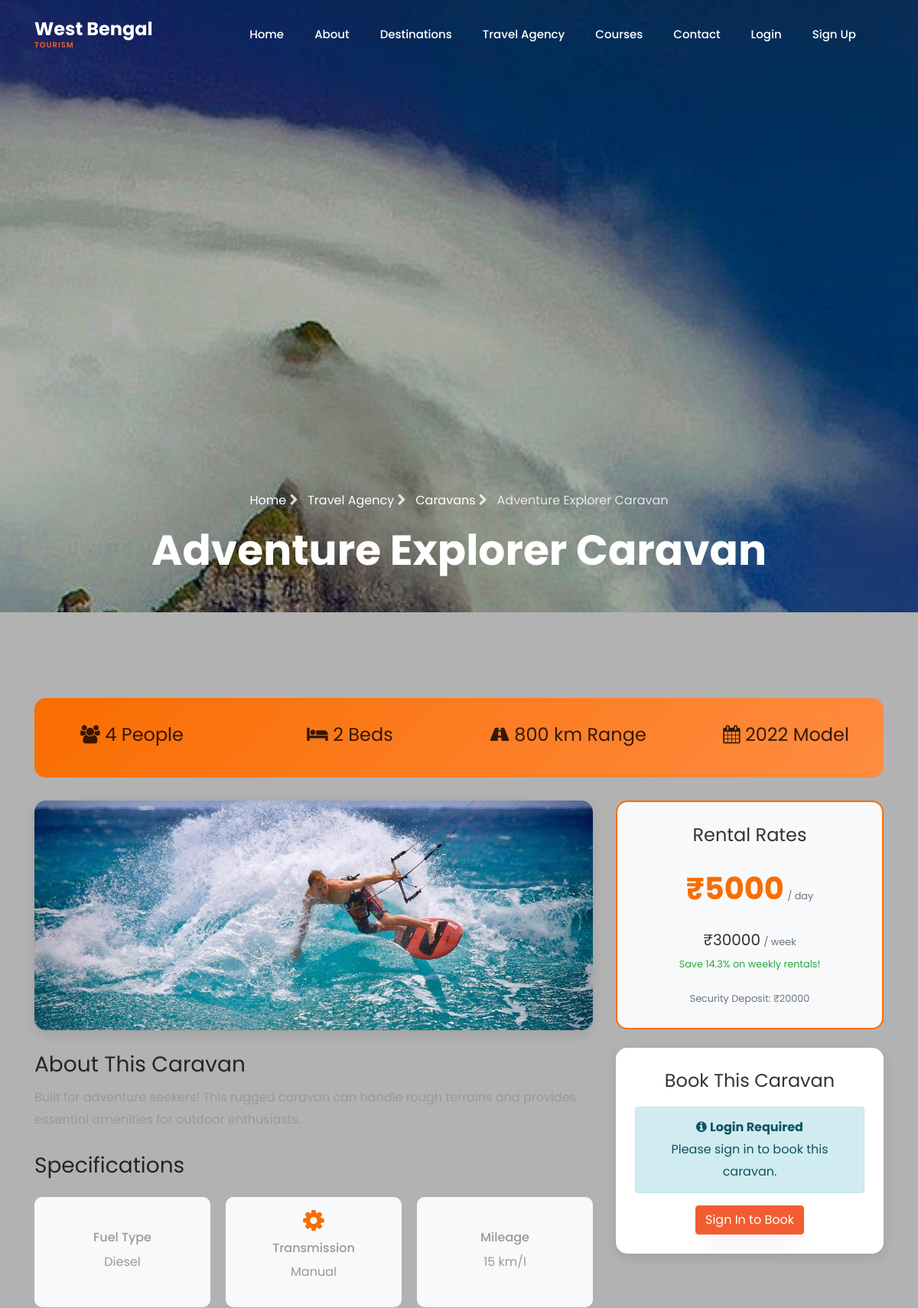
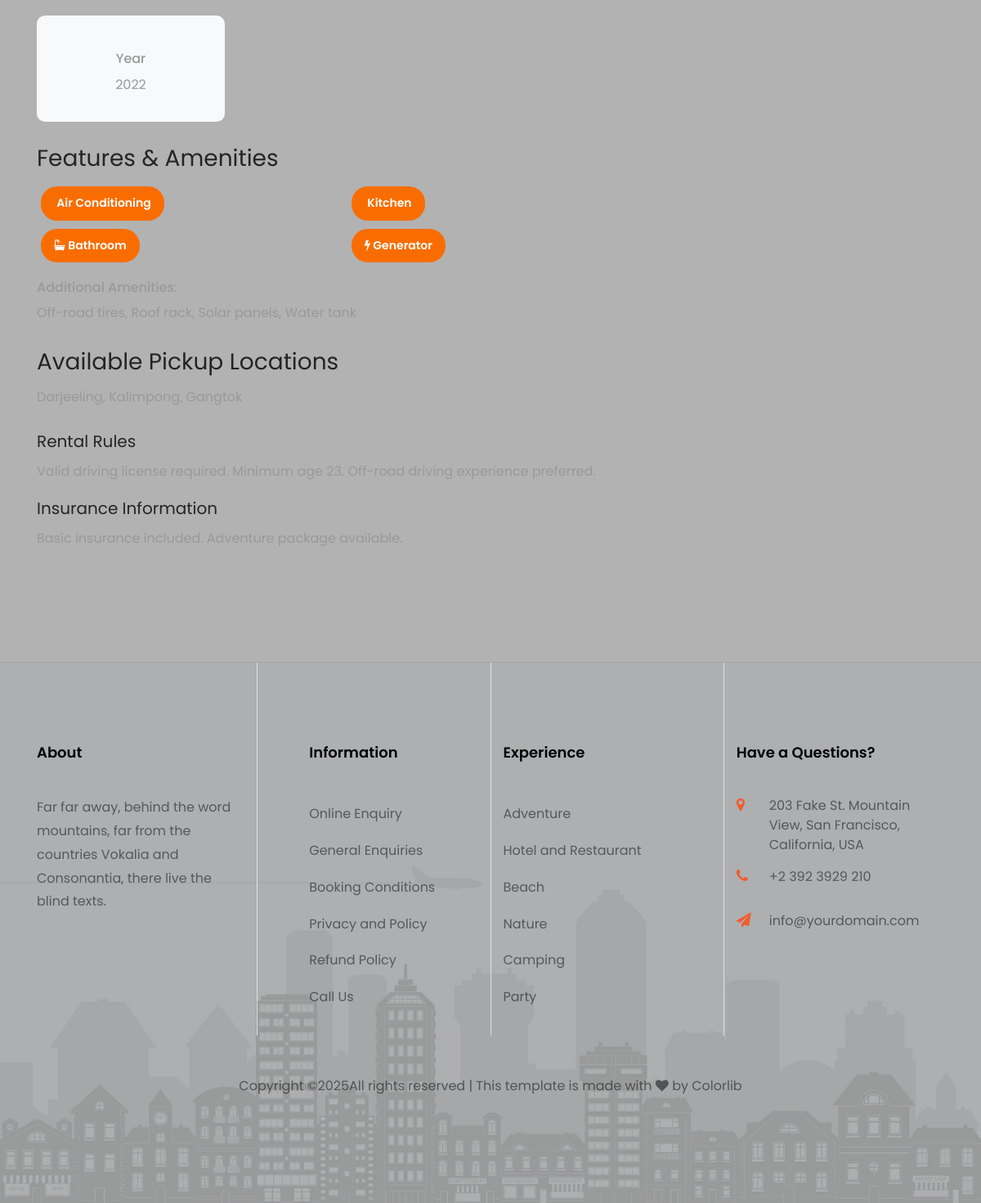
Screenshot of /caravans/adventure-explorer-caravan/ with the database file from the repository (2 pictures, top to bottom).
### core/models.py (models this page shows, shortened)
class Caravan(models.Model):
    CARAVAN_TYPES = [
        ('luxury', 'Luxury Caravan'),
        ('adventure', 'Adventure Caravan'),
        ('family', 'Family Caravan'),
        ('eco', 'Eco-friendly Caravan'),
        ('compact', 'Compact Caravan'),
        ('premium', 'Premium Caravan'),
    ]
    FUEL_TYPES = [
        ('diesel', 'Diesel'),
        ('petrol', 'Petrol'),
        ('electric', 'Electric'),
        ('hybrid', 'Hybrid'),
    ]
    TRANSMISSION_TYPES = [
        ('manual', 'Manual'),
        ('automatic', 'Automatic'),
    ]
    name = models.CharField(max_length=200)
    slug = models.SlugField(unique=True, blank=True)
    caravan_type = models.CharField(max_length=20, choices=CARAVAN_TYPES, default='family')
    description = models.TextField()
    short_description = models.CharField(max_length=300, blank=True)
    capacity = models.PositiveIntegerField(help_text="Number of people it can accommodate")
    beds = models.PositiveIntegerField(default=2, help_text="Number of beds")
    has_ac = models.BooleanField(default=True, verbose_name="Air Conditioning")
    has_kitchen = models.BooleanField(default=True, verbose_name="Kitchen")
    has_bathroom = models.BooleanField(default=True, verbose_name="Bathroom")
    has_generator = models.BooleanField(default=True, verbose_name="Generator")
    fuel_type = models.CharField(max_length=20, choices=FUEL_TYPES, default='diesel')
    transmission = models.CharField(max_length=20, choices=TRANSMISSION_TYPES, default='manual')
    mileage = models.PositiveIntegerField(help_text="Average mileage per liter")
    year = models.PositiveIntegerField(help_text="Manufacturing year")
    daily_rate = models.DecimalField(max_digits=10, decimal_places=2, help_text="Daily rental rate")
    weekly_rate = models.DecimalField(max_digits=10, decimal_places=2, help_text="Weekly rental rate (discounted)")
    security_deposit = models.DecimalField(max_digits=10, decimal_places=2, help_text="Security deposit required")
    featured_image = models.ImageField(upload_to='caravans/', blank=True, null=True)
    interior_image = models.ImageField(upload_to='caravans/interior/', blank=True, null=True)
    exterior_image = models.ImageField(upload_to='caravans/exterior/', blank=True, null=True)
    is_available = models.BooleanField(default=True)
    pickup_locations = models.TextField(help_text="Available pickup locations")
    max_distance = models.PositiveIntegerField(help_text="Maximum travel distance allowed (km)")
    amenities = models.TextField(blank=True, help_text="Additional amenities and features")
    rules = models.TextField(blank=True, help_text="Rental rules and restrictions")
    insurance_info = models.TextField(blank=True, help_text="Insurance coverage details")
    is_featured = models.BooleanField(default=False)
    is_active = models.BooleanField(default=True)
    created_at = models.DateTimeField(auto_now_add=True)
    updated_at = models.DateTimeField(auto_now=True)
    class Meta:
        ordering = ['name']
    @property
    def weekly_discount(self):
        if self.daily_rate > 0:
            weekly_daily_total = self.daily_rate * 7
            discount = ((weekly_daily_total - self.weekly_rate) / weekly_daily_total) * 100
            return round(discount, 1)
        return 0

### core/views.py (the view, shortened to what this page needs)
# urls.py: path('caravans/<slug:slug>/', views.caravan_detail, name='caravan_detail'),
def caravan_detail(request, slug):
    from .models import Caravan
    from .forms import CaravanBookingForm
    caravan = get_object_or_404(Caravan, slug=slug, is_active=True)
    related_caravans = Caravan.objects.filter(
        is_active=True,
        is_available=True,
        caravan_type=caravan.caravan_type
    ).exclude(id=caravan.id)[:3]
    form = CaravanBookingForm(request.POST or None)
    form_success = False
    context = {
        'page_title': f'{caravan.name} - Caravan Details',
        'caravan': caravan,
        'related_caravans': related_caravans,
        'booking_form': form,
        'form_success': form_success,
    }
    return render(request, 'core/caravan_detail.html', context)

### templates/core/caravan_detail.html (shortened to what this page needs)
{% extends 'base.html' %}
{% load static %}
{% block hero_section %}
  <section class="hero-wrap hero-wrap-2 js-fullheight" style="background-image: url('{% if caravan.featured_image %}{{ caravan.featured_image.url }}{% else %}{% static 'images/bg_1.jpg' %}{% endif %}');">
    <div class="container">
      <div class="row no-gutters slider-text js-fullheight align-items-end justify-content-center">
        <div class="col-md-9 ftco-animate pb-5 text-center">
          <p class="breadcrumbs">
            <span class="mr-2"><a href="{% url 'index' %}">Home <i class="fa fa-chevron-right"></i></a></span>
            <span class="mr-2"><a href="{% url 'hotel' %}">Travel Agency <i class="fa fa-chevron-right"></i></a></span>
            <span class="mr-2"><a href="{% url 'caravan_list' %}">Caravans <i class="fa fa-chevron-right"></i></a></span>
            <span>{{ caravan.name }}</span>
          </p>
          <h1 class="mb-0 bread">{{ caravan.name }}</h1>
        </div>
      </div>
    </div>
  </section>
{% endblock %}
{% block content %}
  <section class="ftco-section">
    <div class="container">
      <div class="caravan-detail-header text-center">
        <div class="row">
          <div class="col-md-3">
            <h4><i class="fa fa-users"></i> {{ caravan.capacity }} People</h4>
          </div>
          <div class="col-md-3">
            <h4><i class="fa fa-bed"></i> {{ caravan.beds }} Beds</h4>
          </div>
          <div class="col-md-3">
            <h4><i class="fa fa-road"></i> {{ caravan.max_distance }} km Range</h4>
          </div>
          <div class="col-md-3">
            <h4><i class="fa fa-calendar"></i> {{ caravan.year }} Model</h4>
          </div>
        </div>
      </div>
      <div class="row">
        <div class="col-lg-8">
          <div class="caravan-image-gallery mb-4">
            <img src="{% if caravan.featured_image %}{{ caravan.featured_image.url }}{% else %}{% static 'images/services-1.jpg' %}{% endif %}"
                 alt="{{ caravan.name }}">
          </div>
          <div class="caravan-description mb-4">
            <h3>About This Caravan</h3>
            <p>{{ caravan.description }}</p>
          </div>
          <div class="caravan-specs mb-4">
            <h3>Specifications</h3>
            <div class="specs-grid">
              <div class="spec-item">
                <h6>Fuel Type</h6>
                <p>{{ caravan.get_fuel_type_display }}</p>
              </div>
              <div class="spec-item">
                <i class="fa fa-cog"></i>
                <h6>Transmission</h6>
                <p>{{ caravan.get_transmission_display }}</p>
              </div>
              <div class="spec-item">
                <h6>Mileage</h6>
                <p>{{ caravan.mileage }} km/l</p>
              </div>
              <div class="spec-item">
                <h6>Year</h6>
                <p>{{ caravan.year }}</p>
              </div>
            </div>
          </div>
          <div class="caravan-features mb-4">
            <h3>Features & Amenities</h3>
            <div class="row">
              {% if caravan.has_ac %}
                <div class="col-md-6">
                  <span class="feature-badge">
                     Air Conditioning
                  </span>
                </div>
              {% endif %}
              {% if caravan.has_kitchen %}
                <div class="col-md-6">
                  <span class="feature-badge">
                     Kitchen
                  </span>
                </div>
              {% endif %}
              {% if caravan.has_bathroom %}
                <div class="col-md-6">
                  <span class="feature-badge">
                    <i class="fa fa-bath"></i> Bathroom
                  </span>
                </div>
              {% endif %}
              {% if caravan.has_generator %}
                <div class="col-md-6">
                  <span class="feature-badge">
                    <i class="fa fa-bolt"></i> Generator
                  </span>
                </div>
              {% endif %}
            </div>
            {% if caravan.amenities %}
              <div class="mt-3">
                <h6>Additional Amenities:</h6>
                <p>{{ caravan.amenities }}</p>
              </div>
            {% endif %}
          </div>
          <div class="caravan-locations mb-4">
            <h3>Available Pickup Locations</h3>
            <p>{{ caravan.pickup_locations }}</p>
          </div>
          {% if caravan.rules or caravan.insurance_info %}
            <div class="caravan-info mb-4">
              {% if caravan.rules %}
                <div class="mb-3">
                  <h5>Rental Rules</h5>
                  <p>{{ caravan.rules }}</p>
                </div>
              {% endif %}
              {% if caravan.insurance_info %}
                <div class="mb-3">
                  <h5>Insurance Information</h5>
                  <p>{{ caravan.insurance_info }}</p>
                </div>
              {% endif %}
            </div>
          {% endif %}
        </div>
        <div class="col-lg-4">
          <div class="price-card mb-4">
            <h4 class="text-center mb-3">Rental Rates</h4>
            <div class="text-center mb-3">
              <span class="price-amount">₹{{ caravan.daily_rate|floatformat:0 }}</span>
              <small class="text-muted">/ day</small>
            </div>
            <div class="text-center mb-3">
              <span class="h5">₹{{ caravan.weekly_rate|floatformat:0 }}</span>
              <small class="text-muted">/ week</small>
              {% if caravan.weekly_discount > 0 %}
                <br><small class="text-success">Save {{ caravan.weekly_discount }}% on weekly rentals!</small>
              {% endif %}
            </div>
            <div class="text-center">
              <small class="text-muted">Security Deposit: ₹{{ caravan.security_deposit|floatformat:0 }}</small>
            </div>
          </div>
          <div class="booking-form">
            <h4 class="text-center mb-3">Book This Caravan</h4>
            {% if user.is_authenticated %}
              <form method="post">
                {% csrf_token %}
                <div class="form-group">
                  <label>Pickup Date *</label>
                  {{ booking_form.pickup_date }}
                  {% if booking_form.pickup_date.errors %}
                    <div class="text-danger">{{ booking_form.pickup_date.errors }}</div>
                  {% endif %}
                </div>
                <div class="form-group">
                  <label>Return Date *</label>
                  {{ booking_form.return_date }}
                  {% if booking_form.return_date.errors %}
                    <div class="text-danger">{{ booking_form.return_date.errors }}</div>
                  {% endif %}
                </div>
                <div class="form-group">
                  <label>Pickup Location *</label>
                  {{ booking_form.pickup_location }}
                  {% if booking_form.pickup_location.errors %}
                    <div class="text-danger">{{ booking_form.pickup_location.errors }}</div>
                  {% endif %}
                </div>
                <div class="form-group">
                  <label>Return Location</label>
                  {{ booking_form.return_location }}
                  {% if booking_form.return_location.errors %}
                    <div class="text-danger">{{ booking_form.return_location.errors }}</div>
                  {% endif %}
                </div>
                <div class="form-group">
                  <label>Full Name *</label>
                  {{ booking_form.full_name }}
                  {% if booking_form.full_name.errors %}
                    <div class="text-danger">{{ booking_form.full_name.errors }}</div>
                  {% endif %}
                </div>
                <div class="form-group">
                  <label>Email *</label>
                  {{ booking_form.email }}
                  {% if booking_form.email.errors %}
                    <div class="text-danger">{{ booking_form.email.errors }}</div>
                  {% endif %}
                </div>
                <div class="form-group">
                  <label>Phone *</label>
                  {{ booking_form.phone }}
                  {% if booking_form.phone.errors %}
                    <div class="text-danger">{{ booking_form.phone.errors }}</div>
                  {% endif %}
                </div>
                <div class="form-group">
                  <label>Driving License *</label>
                  {{ booking_form.driving_license }}
                  {% if booking_form.driving_license.errors %}
                    <div class="text-danger">{{ booking_form.driving_license.errors }}</div>
                  {% endif %}
                </div>
                <div class="form-group">
                  <label>Destination</label>
                  {{ booking_form.destination }}
                  {% if booking_form.destination.errors %}
                    <div class="text-danger">{{ booking_form.destination.errors }}</div>
                  {% endif %}
                </div>
                <div class="form-group">
                  <label>Purpose</label>
                  {{ booking_form.purpose }}
                  {% if booking_form.purpose.errors %}
                    <div class="text-danger">{{ booking_form.purpose.errors }}</div>
                  {% endif %}
                </div>
                <div class="form-group">
                  <label>Special Requirements</label>
                  {{ booking_form.special_requirements }}
                  {% if booking_form.special_requirements.errors %}
                    <div class="text-danger">{{ booking_form.special_requirements.errors }}</div>
                  {% endif %}
                </div>
                <button type="submit" class="btn btn-primary btn-block" style="background: #f96d00; border-color: #f96d00;">
                  <i class="fa fa-calendar-check"></i> Book Now
                </button>
              </form>
            {% else %}
              <div class="text-center">
                <div class="alert alert-info">
                  <i class="fa fa-info-circle"></i>
                  <strong>Login Required</strong><br>
                  Please sign in to book this caravan.
                </div>
                <a href="{% url 'accounts:login' %}" class="btn btn-primary" style="background: #f96d00; border-color: #f96d00;">
                  Sign In to Book
                </a>
              </div>
            {% endif %}
          </div>
        </div>
      </div>
    </div>
  </section>
{% endblock %}

### rows the page displays
Caravan: name "Adventure Explorer Caravan", capacity "4", beds "2", max_distance "800", year "2022", description "Built for adventure seekers! This rugged caravan can handle rough terrains and provides essential amenities for outdoor enthusiasts.", fuel_type "Diesel", transmission "Manual", mileage "15", amenities "Off-road tires, Roof rack, Solar panels, Water tank", pickup_locations "Darjeeling, Kalimpong, Gangtok", rules "Valid driving license required. Minimum age 23. Off-road driving experience preferred.", insurance_info "Basic insurance included. Adventure package available.", daily_rate "5000", weekly_rate "30000", weekly_discount "14.3", security_deposit "20000"
